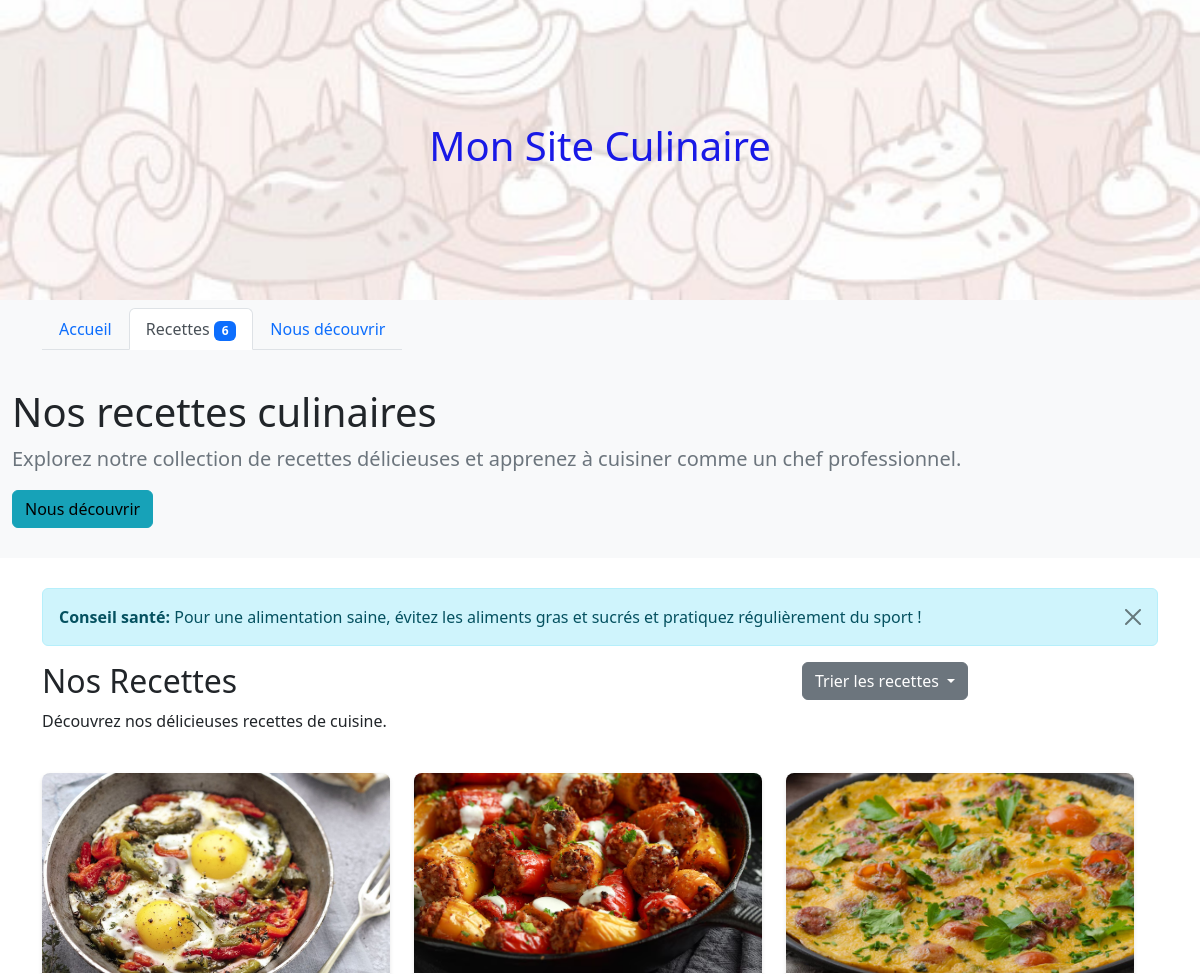
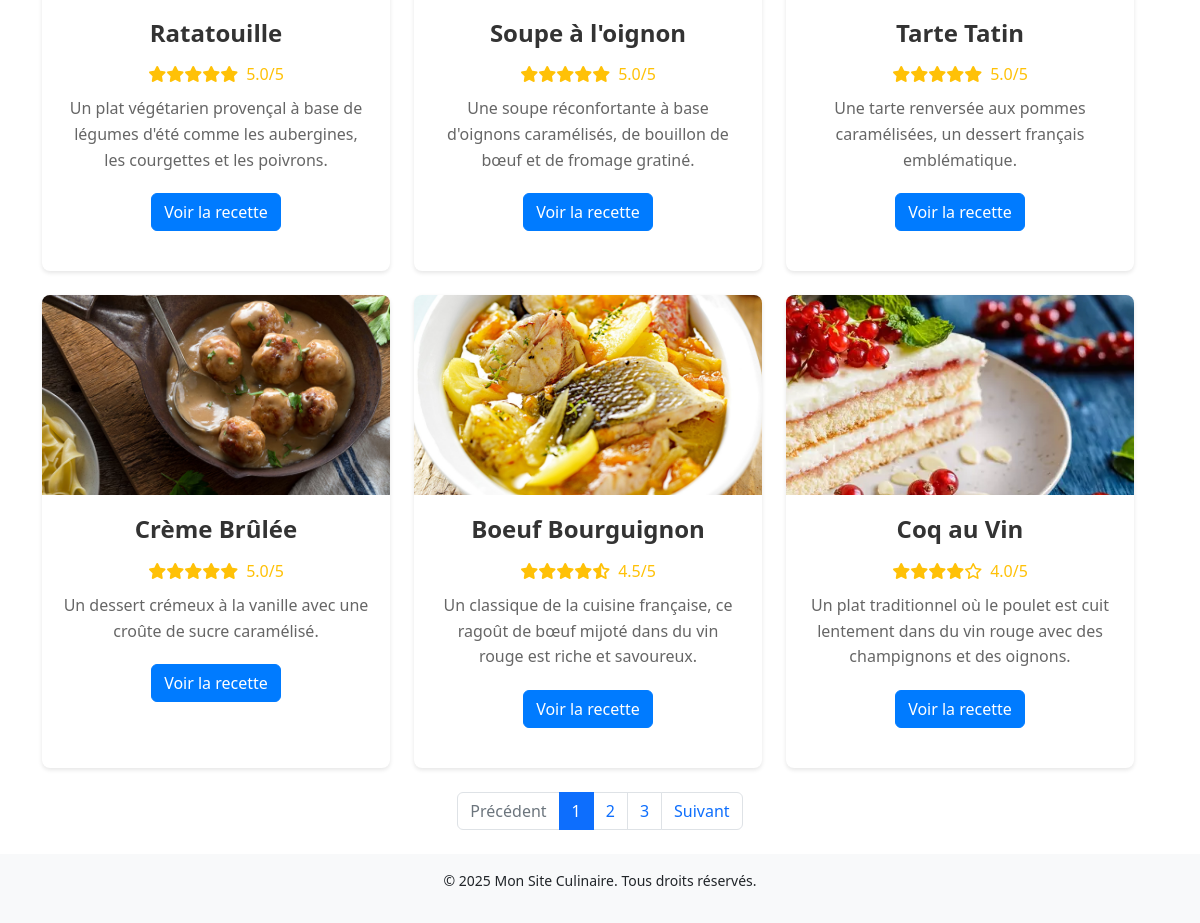
Page /recettes.php?sort=rating_desc on the committed database (2 pictures, top to bottom).
### tables this page shows
CREATE TABLE IF NOT EXISTS recettes (
    id INT AUTO_INCREMENT PRIMARY KEY,
    titre VARCHAR(255) NOT NULL,
    photo VARCHAR(255) NOT NULL,
    note DECIMAL(3,1) NOT NULL,
    description_courte TEXT NOT NULL,
    description_longue TEXT NOT NULL,
    created_at TIMESTAMP DEFAULT CURRENT_TIMESTAMP
);

### recettes.php (the view, shortened to what this page needs)
<?php
require_once 'config.php';
$sort = isset($_GET['sort']) ? $_GET['sort'] : 'name_asc';
$query = "SELECT * FROM recettes ";
switch ($sort) {
    case 'rating_desc':
        $query .= "ORDER BY note DESC";
        break;
}
try {
    $stmt = $pdo->query($query);
    $recipes = $stmt->fetchAll();
} catch (PDOException $e) {
    die("Error fetching recipes: " . $e->getMessage());
}
?>
<!DOCTYPE html>
<html lang="fr">
  <head>
    <link rel="stylesheet" href="https://cdnjs.cloudflare.com/ajax/libs/font-awesome/6.0.0/css/all.min.css">
    <link rel="stylesheet" href="bootstrap-5.2.3-dist/css/bootstrap.min.css">
    <link rel="stylesheet" href="cuisinier.css">
    <link rel="stylesheet" href="custom.css">
  </head>
  <body>
    <header class="bg-light py-3 custom-header">
      <div class="container">
        <h1 class="text-center">Mon Site Culinaire</h1>
      </div>
    </header>
    <nav class="navbar navbar-expand-lg navbar-light bg-light">
      <div class="container">
        <ul class="nav nav-tabs">
          <li class="nav-item">
            <a class="nav-link" href="index.php">Accueil</a>
          </li>
          <li class="nav-item">
            <a class="nav-link active" href="recettes.php">Recettes <span class="badge bg-primary"><?php echo count($recipes); ?></span></a>
          </li>
          <li class="nav-item">
            <a class="nav-link" href="decouvrir.php">Nous découvrir</a>
          </li>
        </ul>
      </div>
    </nav>
    <div class="jumbotron">
      <div class="container">
        <h1 class="display-4">Nos recettes culinaires</h1>
        <p class="lead">Explorez notre collection de recettes délicieuses et apprenez à cuisiner comme un chef professionnel.</p>
        <a href="decouvrir.php" class="btn btn-info" role="button">Nous découvrir</a>
      </div>
    </div>
    <main class="container my-4">
      <div class="alert alert-info alert-dismissible fade show" role="alert">
        <strong>Conseil santé:</strong> Pour une alimentation saine, évitez les aliments gras et sucrés et pratiquez régulièrement du sport !
        <button type="button" class="btn-close" data-bs-dismiss="alert" aria-label="Close"></button>
      </div>
      <div class="row mb-4">
        <div class="col-md-8">
          <h2>Nos Recettes</h2>
          <p>Découvrez nos délicieuses recettes de cuisine.</p>
        </div>
        <div class="col-md-4">
          <div class="dropdown">
            <button class="btn btn-secondary dropdown-toggle" type="button" id="dropdownMenuButton1" data-bs-toggle="dropdown" aria-expanded="false">
              Trier les recettes
            </button>
          </div>
        </div>
      </div>
      <div class="row">
        <?php
        $chunkedRecipes = array_chunk($recipes, 3);
        foreach ($chunkedRecipes as $rowRecipes) {
            echo '<div class="row' . (array_search($rowRecipes, $chunkedRecipes) > 0 ? ' mt-4' : '') . '">';
            foreach ($rowRecipes as $recipe) {
                echo '<div class="col-sm-4">';
                echo '<div class="card">';
                echo '<img src="' . htmlspecialchars($recipe['photo']) . '" class="card-img-top" alt="' . htmlspecialchars($recipe['titre']) . '">';
                echo '<div class="card-body">';
                echo '<h3 class="card-title">' . htmlspecialchars($recipe['titre']) . '</h3>';
                echo '<div class="rating">';
                $fullStars = floor($recipe['note']);
                $halfStar = ($recipe['note'] - $fullStars) >= 0.5 ? 1 : 0;
                $emptyStars = 5 - $fullStars - $halfStar;
                for ($i = 0; $i < $fullStars; $i++) {
                    echo '<i class="fas fa-star text-warning"></i>';
                }
                if ($halfStar) {
                    echo '<i class="fas fa-star-half-alt text-warning"></i>';
                }
                for ($i = 0; $i < $emptyStars; $i++) {
                    echo '<i class="far fa-star text-warning"></i>';
                }
                echo '<span class="ms-2">' . htmlspecialchars($recipe['note']) . '/5</span>';
                echo '</div>';
                echo '<p class="card-text">' . htmlspecialchars($recipe['description_courte']) . '</p>';
                echo '<a href="recette.php?id=' . htmlspecialchars($recipe['id']) . '" class="btn btn-primary">Voir la recette</a>';
                echo '</div>';
                echo '</div>';
                echo '</div>';
            }
            echo '</div>';
        }
        ?>
      </div>
      <nav aria-label="Page navigation example" class="my-4">
        <ul class="pagination justify-content-center">
          <li class="page-item disabled">
            <a class="page-link" href="#" tabindex="-1" aria-disabled="true">Précédent</a>
          </li>
          <li class="page-item active" aria-current="page">
            <a class="page-link" href="#">1</a>
          </li>
          <li class="page-item"><a class="page-link" href="#">2</a></li>
          <li class="page-item"><a class="page-link" href="#">3</a></li>
          <li class="page-item">
            <a class="page-link" href="#">Suivant</a>
          </li>
        </ul>
      </nav>
    </main>
    <footer class="bg-light py-3 mt-auto">
      <div class="container">
        <p class="text-center small">&copy; 2025 Mon Site Culinaire. Tous droits réservés.</p>
      </div>
    </footer>
  </body>
</html>

### cuisinier.css (style rules this page uses)
.card-body { padding: 20px; text-align: center; }
.card-title { color: #333; margin-bottom: 15px; font-size: 1.5rem; font-weight: bold; }
.card-text { color: #666; margin-bottom: 20px; line-height: 1.6; }
.jumbotron { background-color: #f8f9fa; padding: 30px 0; margin-bottom: 30px; border-radius: 0; }
.jumbotron .container { max-width: 1200px; }
.display-4 { font-size: 2.5rem; font-weight: 300; line-height: 1.2; color: #212529; }
.lead { font-size: 1.25rem; font-weight: 300; color: #6c757d; }
.btn-info { background-color: #17a2b8; border-color: #17a2b8; transition: all 0.2s ease; }
.card { height: 100%; margin-bottom: 20px; border: none; border-radius: 8px; overflow: hidden; box-shadow: 0 2px 4px rgba(0, 0, 0, 0.1); transition: all 0.3s ease; }
.card-img-top { height: 200px; object-fit: cover; }
.rating { margin: 10px 0; color: #ffc107; }
.btn-primary { background-color: #007bff; border-color: #007bff; transition: all 0.2s ease; }

### custom.css (style rules this page uses)
header { background-image: url('background.jpg'); background-size: cover; background-position: center; height: 300px; display: flex; align-items: center; justify-content: center; color: rgb(25, 25, 230); text-align: center; }

### rows in the picture
recettes: photo (picture), titre "Ratatouille", note "5.0", description_courte "Un plat végétarien provençal à base de légumes d'été comme les aubergines, les courgettes et les poivrons."
recettes: photo (picture), titre "Soupe à l'oignon", note "5.0", description_courte "Une soupe réconfortante à base d'oignons caramélisés, de bouillon de bœuf et de fromage gratiné."
recettes: photo (picture), titre "Tarte Tatin", note "5.0", description_courte "Une tarte renversée aux pommes caramélisées, un dessert français emblématique."
recettes: photo (picture), titre "Crème Brûlée", note "5.0", description_courte "Un dessert crémeux à la vanille avec une croûte de sucre caramélisé."
recettes: photo (picture), titre "Boeuf Bourguignon", note "4.5", description_courte "Un classique de la cuisine française, ce ragoût de bœuf mijoté dans du vin rouge est riche et savoureux."
recettes: photo (picture), titre "Coq au Vin", note "4.0", description_courte "Un plat traditionnel où le poulet est cuit lentement dans du vin rouge avec des champignons et des oignons."

### other values in the picture
count($recipes) "6"
